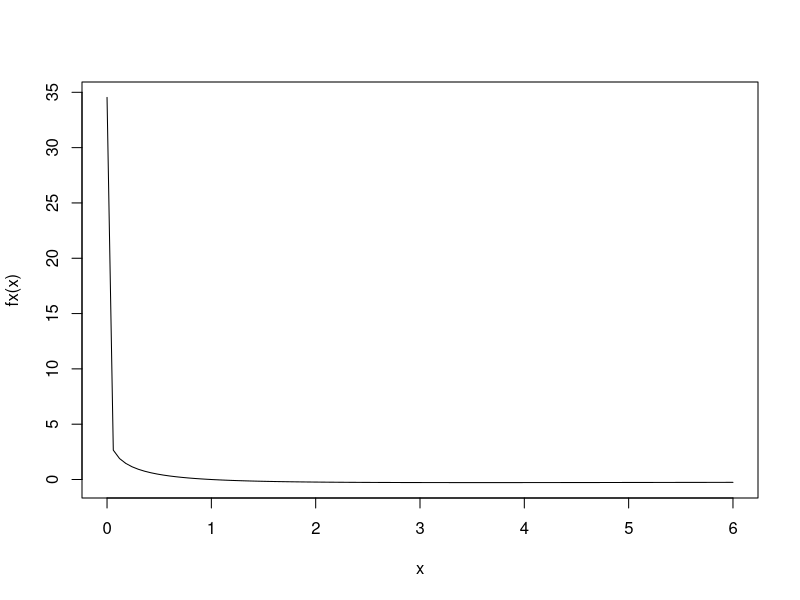
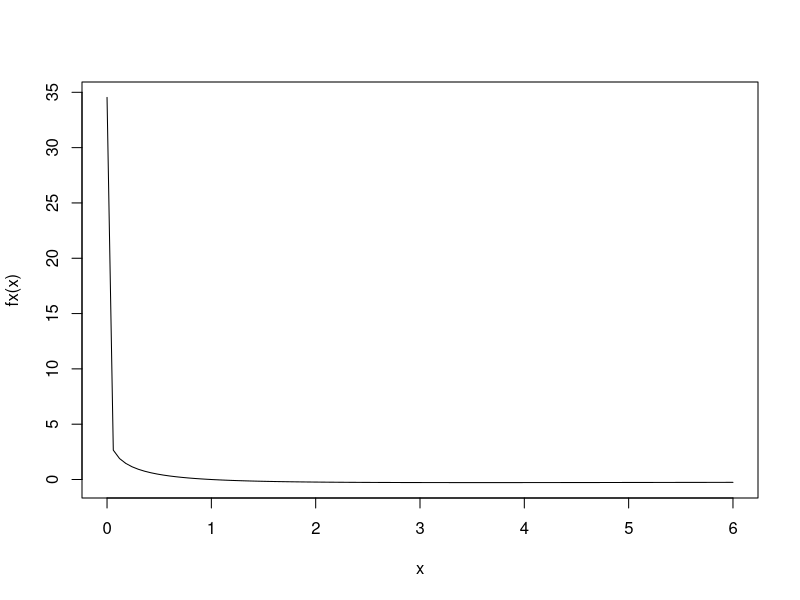
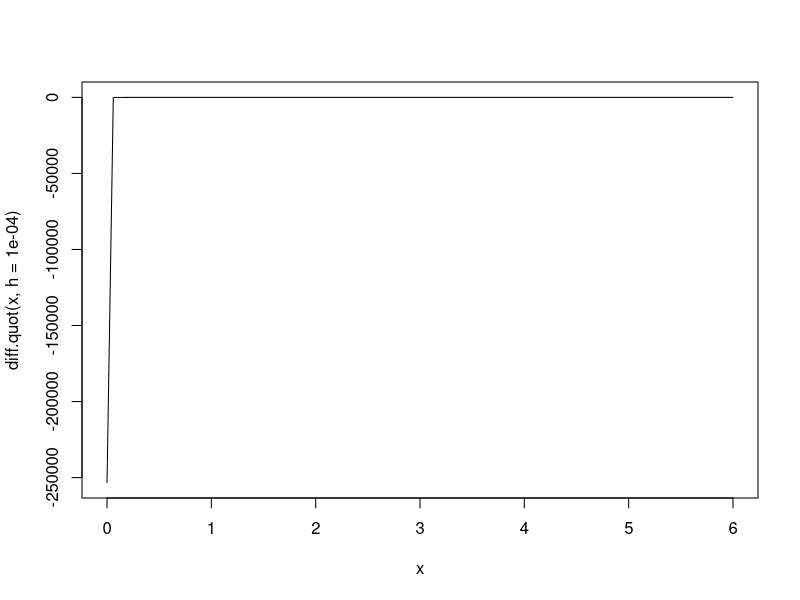

The R script that drew these images, in order:
## ---- chunk 1
fx = function(x){
  result = -log(x)/(1+x)
  #stopifnot(x > 0)
  return(result)
}
fx(0)

## ---- chunk 2
fx(2)
## ---- chunk 3
curve(fx, from = 0.000000000000001, to = 6)

## ---- chunk 4
diff.quot = function(x,h){
  f = ((-log(x+h)/(1+x+h))+(log(x)/(1+x)))/h
  stopifnot(x > 0)
  return(f)
}
## ---- chunk 5
curve(fx(x), from = 0.000000000000001, to = 6)
curve(diff.quot(x,h=0.0001), from =0.000000000000001, to = 6)
## ---- chunk 6
basic.grad.descent = function(x, max.iter = 10000, stop.deriv = 1e-10, h = 0.0001, step.scale = 0.5){
  iter = 0
  derive = x
  div_step = h
  
  while((iter<max.iter) & (abs(derive)>stop.deriv)){
    iter = iter+1
    derive = derive - step.scale*diff.quot(x = derive, h=div_step)
    result = fx(derive)
    converge = iter < max.iter
  }
  return(list(derive, result, iter, converge))
}

basic.grad.descent(x = 3.59)

## ---- chunk 7
nlm(fx,2)

